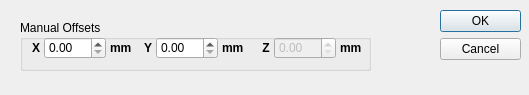
<?xml version="1.0" encoding="UTF-8"?>
<ui version="4.0">
    <class>dialog_obj_offset</class>
    <widget class="QDialog" name="dialog_obj_offset">
        <property name="geometry">
            <rect>
                <x>0</x>
                <y>0</y>
                <width>529</width>
                <height>95</height>
            </rect>
        </property>
        <property name="font">
            <font>
                <weight>50</weight>
                <bold>false</bold>
            </font>
        </property>
        <property name="windowTitle">
            <string>Dialog</string>
        </property>
        <widget class="QDialogButtonBox" name="buttonBox">
            <property name="geometry">
                <rect>
                    <x>440</x>
                    <y>10</y>
                    <width>81</width>
                    <height>241</height>
                </rect>
            </property>
            <property name="orientation">
                <enum>Qt::Vertical</enum>
            </property>
            <property name="standardButtons">
                <set>QDialogButtonBox::Cancel|QDialogButtonBox::Ok</set>
            </property>
        </widget>
        <widget class="QGroupBox" name="grp_manual">
            <property name="geometry">
                <rect>
                    <x>20</x>
                    <y>20</y>
                    <width>351</width>
                    <height>51</height>
                </rect>
            </property>
            <property name="title">
                <string>Manual Offsets</string>
            </property>
            <widget class="QLabel" name="lbl_info_m1">
                <property name="enabled">
                    <bool>true</bool>
                </property>
                <property name="geometry">
                    <rect>
                        <x>90</x>
                        <y>20</y>
                        <width>31</width>
                        <height>16</height>
                    </rect>
                </property>
                <property name="font">
                    <font>
                        <weight>75</weight>
                        <bold>true</bold>
                    </font>
                </property>
                <property name="text">
                    <string>mm</string>
                </property>
            </widget>
            <widget class="QDoubleSpinBox" name="txt_obj_a">
                <property name="enabled">
                    <bool>true</bool>
                </property>
                <property name="geometry">
                    <rect>
                        <x>24</x>
                        <y>17</y>
                        <width>62</width>
                        <height>22</height>
                    </rect>
                </property>
            </widget>
            <widget class="QLabel" name="label">
                <property name="geometry">
                    <rect>
                        <x>8</x>
                        <y>20</y>
                        <width>16</width>
                        <height>16</height>
                    </rect>
                </property>
                <property name="font">
                    <font>
                        <weight>75</weight>
                        <bold>true</bold>
                    </font>
                </property>
                <property name="text">
                    <string>X</string>
                </property>
                <property name="alignment">
                    <set>Qt::AlignCenter</set>
                </property>
            </widget>
            <widget class="QLabel" name="label_2">
                <property name="geometry">
                    <rect>
                        <x>120</x>
                        <y>20</y>
                        <width>16</width>
                        <height>16</height>
                    </rect>
                </property>
                <property name="font">
                    <font>
                        <weight>75</weight>
                        <bold>true</bold>
                    </font>
                </property>
                <property name="text">
                    <string>Y</string>
                </property>
                <property name="alignment">
                    <set>Qt::AlignCenter</set>
                </property>
            </widget>
            <widget class="QLabel" name="lbl_info_m1_2">
                <property name="enabled">
                    <bool>true</bool>
                </property>
                <property name="geometry">
                    <rect>
                        <x>202</x>
                        <y>20</y>
                        <width>31</width>
                        <height>16</height>
                    </rect>
                </property>
                <property name="font">
                    <font>
                        <weight>75</weight>
                        <bold>true</bold>
                    </font>
                </property>
                <property name="text">
                    <string>mm</string>
                </property>
            </widget>
            <widget class="QDoubleSpinBox" name="txt_obj_a_2">
                <property name="enabled">
                    <bool>true</bool>
                </property>
                <property name="geometry">
                    <rect>
                        <x>136</x>
                        <y>17</y>
                        <width>62</width>
                        <height>22</height>
                    </rect>
                </property>
            </widget>
            <widget class="QDoubleSpinBox" name="txt_obj_a_3">
                <property name="enabled">
                    <bool>false</bool>
                </property>
                <property name="geometry">
                    <rect>
                        <x>254</x>
                        <y>17</y>
                        <width>62</width>
                        <height>22</height>
                    </rect>
                </property>
            </widget>
            <widget class="QLabel" name="lbl_info_m1_3">
                <property name="enabled">
                    <bool>true</bool>
                </property>
                <property name="geometry">
                    <rect>
                        <x>320</x>
                        <y>20</y>
                        <width>31</width>
                        <height>16</height>
                    </rect>
                </property>
                <property name="font">
                    <font>
                        <weight>75</weight>
                        <bold>true</bold>
                    </font>
                </property>
                <property name="text">
                    <string>mm</string>
                </property>
            </widget>
            <widget class="QLabel" name="label_3">
                <property name="geometry">
                    <rect>
                        <x>238</x>
                        <y>20</y>
                        <width>16</width>
                        <height>16</height>
                    </rect>
                </property>
                <property name="font">
                    <font>
                        <weight>75</weight>
                        <bold>true</bold>
                    </font>
                </property>
                <property name="text">
                    <string>Z</string>
                </property>
                <property name="alignment">
                    <set>Qt::AlignCenter</set>
                </property>
            </widget>
        </widget>
    </widget>
    <resources/>
    <connections>
        <connection>
            <sender>buttonBox</sender>
            <signal>accepted()</signal>
            <receiver>dialog_obj_offset</receiver>
            <slot>accept()</slot>
            <hints>
                <hint type="sourcelabel">
                    <x>248</x>
                    <y>254</y>
                </hint>
                <hint type="destinationlabel">
                    <x>157</x>
                    <y>274</y>
                </hint>
            </hints>
        </connection>
        <connection>
            <sender>buttonBox</sender>
            <signal>rejected()</signal>
            <receiver>dialog_obj_offset</receiver>
            <slot>reject()</slot>
            <hints>
                <hint type="sourcelabel">
                    <x>316</x>
                    <y>260</y>
                </hint>
                <hint type="destinationlabel">
                    <x>286</x>
                    <y>274</y>
                </hint>
            </hints>
        </connection>
    </connections>
</ui>
